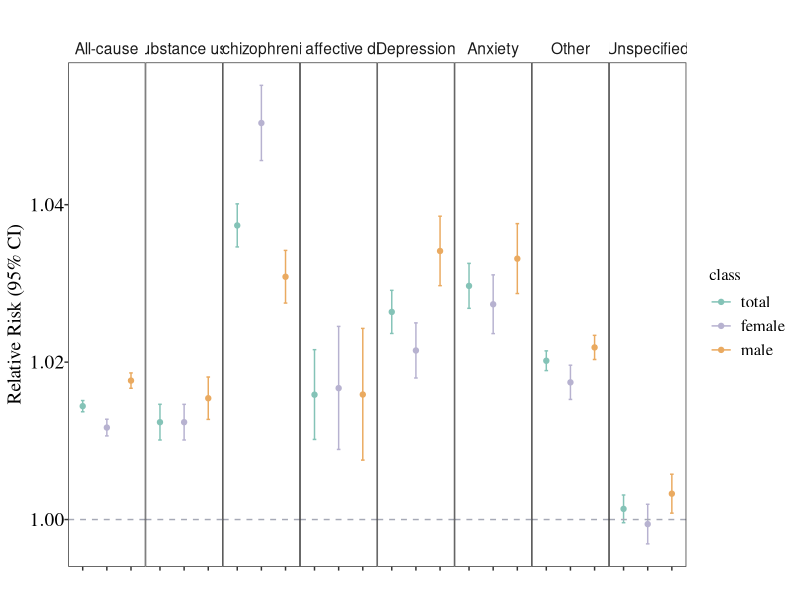
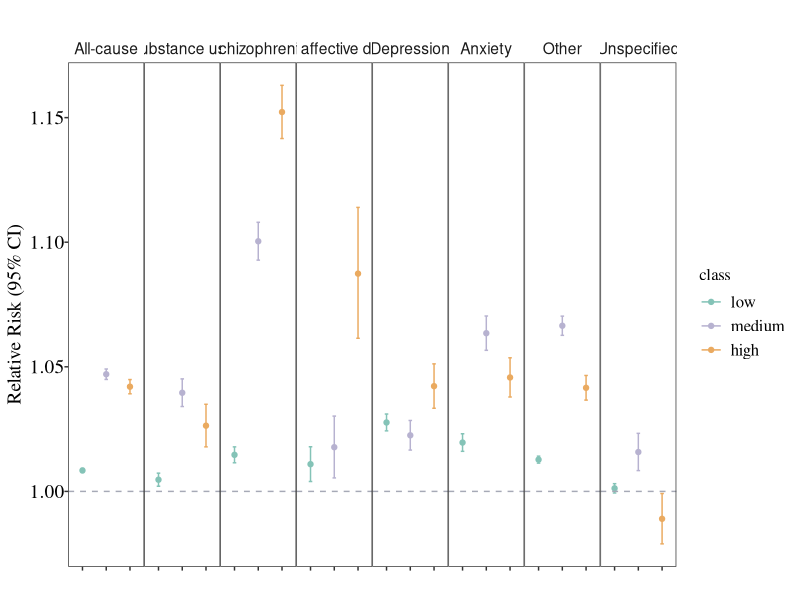
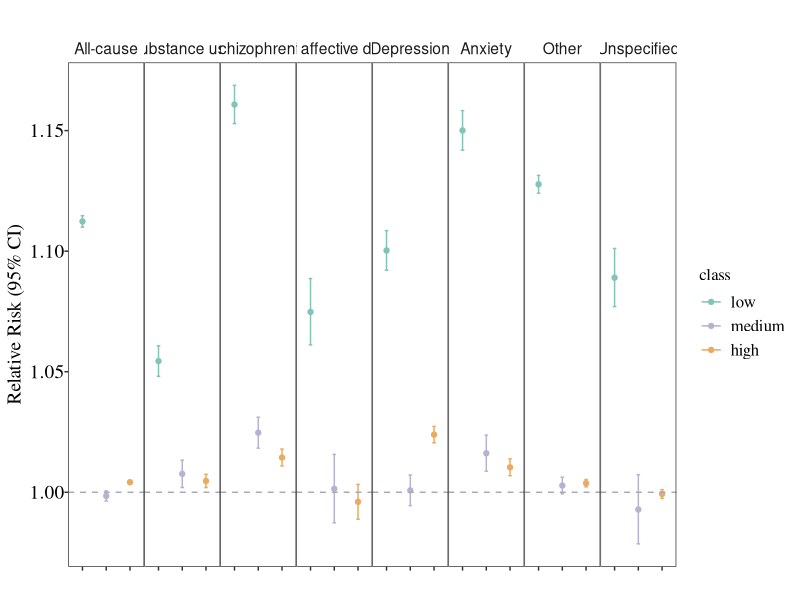
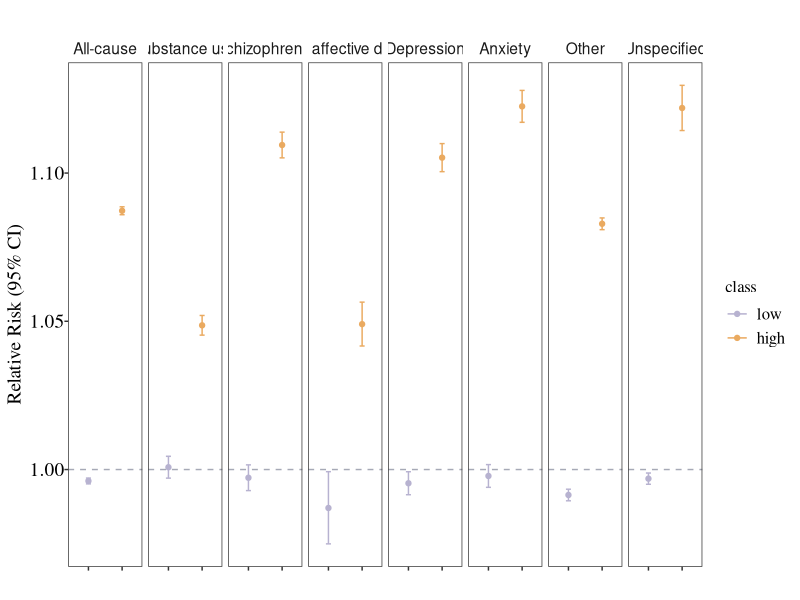
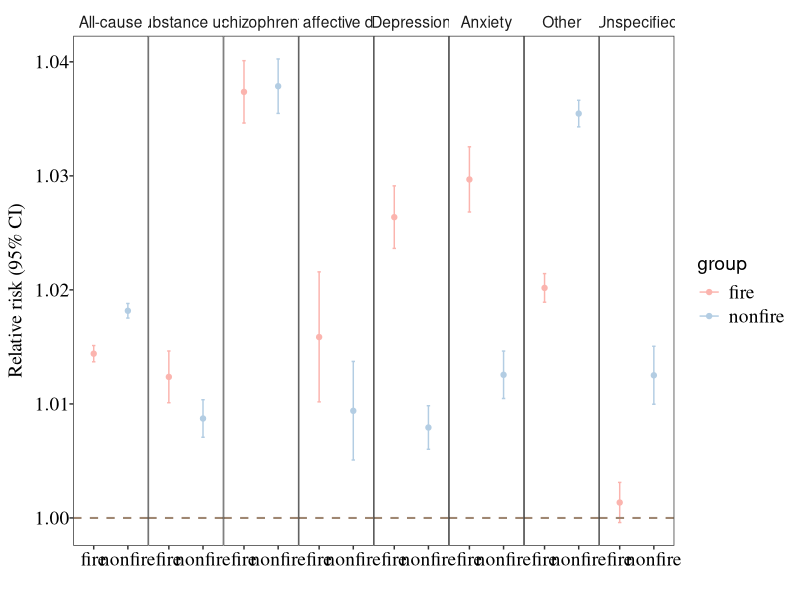
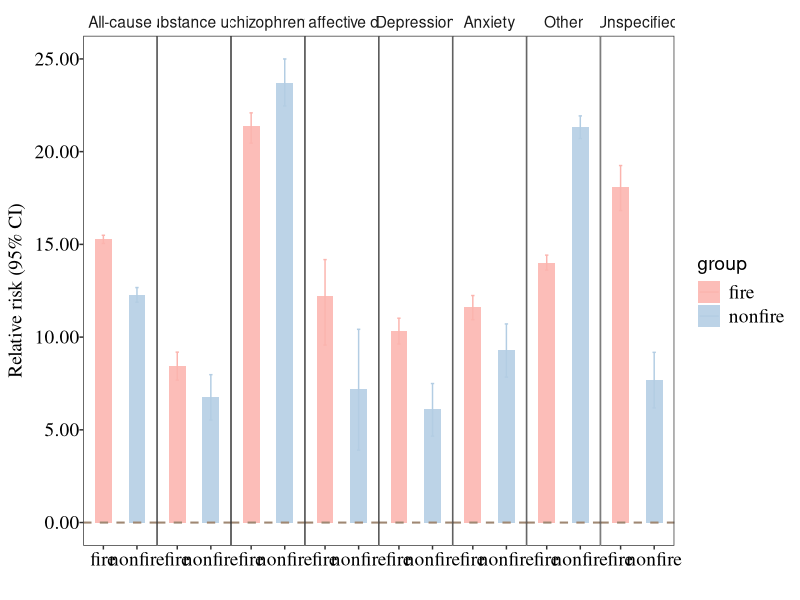

Generate these figures, in order, with R:
library(tidyverse)
library(ggplot2)
library(dplyr)


# Figure 2
Fig2 <- read_csv("Figure_2.csv")
Fig2_A <- Fig2 %>%
  filter(subgroup %in% c("total","sex"))
Fig2_A$class <- factor(Fig2_A$class, levels = c("total","female","male"))

group.colors <- c(`total` = "#84C3B7", `female` = "#B7B2D0", `male` ="#EAAA60")

## panel a
panel_A <- ggplot(Fig2_A,aes(x=subgroup, y = RR,color = class,group = class)) +
  facet_grid(~factor(outcome, levels = c("All-cause","Substance use","Schizophrenia","Bipolar affective disorder","Depression","Anxiety",
                                         "Other","Unspecified")))+
  geom_errorbar(aes(x=class, ymin=RRlow,ymax=RRhigh,group = class),width = 0.15,position = position_dodge(width = 0.01),size = 0.5)+
  geom_point(aes(x = class, y = RR,group = class),position = position_dodge(width = 0.01),size = 1.5)+
  geom_hline(aes(yintercept=1),linetype="dashed",color = "#A6A9B6") +
  ggtitle('')+
  xlab("")+
  ylab("Relative Risk (95% CI)")+
  theme_bw()+
  scale_color_manual(values =group.colors)+
  theme(text = element_text(size=14),
        plot.title=element_text(size=15,face = "bold",family = 'serif'),
        axis.text = element_text(size = 14,colour = "black",family = 'serif'),
        axis.text.x = element_blank(),
        axis.title.x  = element_text(size = 14,colour = "black",family = 'serif'),
        axis.title.y  = element_text(size = 14,colour = "black",family = 'serif'),
        axis.title.y.right = element_blank(), ## from here
        axis.text.y.right = element_blank(),
        axis.text.y = element_text(margin = margin(r = 0)),
        panel.spacing = unit(0, "mm"),
        strip.background = element_blank(), ## to here is used to customize the panel border when using facet_grid
        legend.text = element_text(size = 12,colour = "black",family = 'serif'),
        legend.title = element_text(size = 12,colour = "black",family = 'serif'),
        plot.background = element_blank(),
        panel.grid.major = element_blank(),
        panel.grid.minor = element_blank())
panel_A


## panel b
Fig2_B <- Fig2 %>%
  filter(subgroup %in% c("built-up ratio"))
Fig2_B$class <- factor(Fig2_B$class, levels = c("low","medium","high"))
group.colors <- c(`low` = "#84C3B7", `medium` = "#B7B2D0", `high` ="#EAAA60")

panel_B <- ggplot(Fig2_B,aes(x=class, y = RR,color = class,group = class)) +
  facet_grid(~factor(outcome, levels = c("All-cause","Substance use","Schizophrenia","Bipolar affective disorder","Depression","Anxiety",
                                         "Other","Unspecified")))+
  geom_errorbar(aes(x=class, ymin=RRlow,ymax=RRhigh,group = class),width = 0.15,position = position_dodge(width = 0.01),size = 0.5)+
  geom_point(aes(x = class, y = RR,group = class),position = position_dodge(width = 0.01),size = 1.5)+
  geom_hline(aes(yintercept=1),linetype="dashed",color = "#A6A9B6") +
  ggtitle('')+
  xlab("")+
  ylab("Relative Risk (95% CI)")+
  theme_bw()+
  scale_color_manual(values =group.colors)+
  theme(text = element_text(size=14),
        plot.title=element_text(size=15,face = "bold",family = 'serif'),
        axis.text = element_text(size = 14,colour = "black",family = 'serif'),
        axis.text.x = element_blank(),
        axis.title.x  = element_text(size = 14,colour = "black",family = 'serif'),
        axis.title.y  = element_text(size = 14,colour = "black",family = 'serif'),
        axis.title.y.right = element_blank(), ## from here
        axis.text.y.right = element_blank(),
        axis.text.y = element_text(margin = margin(r = 0)),
        panel.spacing = unit(0, "mm"),
        strip.background = element_blank(), ## to here is used to customize the panel border when using facet_grid
        legend.text = element_text(size = 12,colour = "black",family = 'serif'),
        legend.title = element_text(size = 12,colour = "black",family = 'serif'),
        plot.background = element_blank(),
        panel.grid.major = element_blank(),
        panel.grid.minor = element_blank())
panel_B


## panel c
Fig2_C <- Fig2 %>%
  filter(subgroup %in% c("GDP"))
Fig2_C$class <- factor(Fig2_C$class, levels = c("low","medium","high"))
group.colors <- c(`low` = "#84C3B7", `medium` = "#B7B2D0", `high` ="#EAAA60")

panel_C <- ggplot(Fig2_C,aes(x=class, y = RR,color = class,group = class)) +
  facet_grid(~factor(outcome, levels = c("All-cause","Substance use","Schizophrenia","Bipolar affective disorder","Depression","Anxiety",
                                         "Other","Unspecified")))+
  geom_errorbar(aes(x=class, ymin=RRlow,ymax=RRhigh,group = class),width = 0.15,position = position_dodge(width = 0.01),size = 0.5)+
  geom_point(aes(x = class, y = RR,group = class),position = position_dodge(width = 0.01),size = 1.5)+
  geom_hline(aes(yintercept=1),linetype="dashed",color = "#A6A9B6") +
  ggtitle('')+
  xlab("")+
  ylab("Relative Risk (95% CI)")+
  theme_bw()+
  scale_color_manual(values =group.colors)+
  theme(text = element_text(size=14),
        plot.title=element_text(size=15,face = "bold",family = 'serif'),
        axis.text = element_text(size = 14,colour = "black",family = 'serif'),
        axis.text.x = element_blank(),
        axis.title.x  = element_text(size = 14,colour = "black",family = 'serif'),
        axis.title.y  = element_text(size = 14,colour = "black",family = 'serif'),
        axis.title.y.right = element_blank(), ## from here
        axis.text.y.right = element_blank(),
        axis.text.y = element_text(margin = margin(r = 0)),
        panel.spacing = unit(0, "mm"),
        strip.background = element_blank(), ## to here is used to customize the panel border when using facet_grid
        legend.text = element_text(size = 12,colour = "black",family = 'serif'),
        legend.title = element_text(size = 12,colour = "black",family = 'serif'),
        plot.background = element_blank(),
        panel.grid.major = element_blank(),
        panel.grid.minor = element_blank())
panel_C


## panel d
Fig2_D <- Fig2 %>%
  filter(subgroup %in% c("nonfire"))
Fig2_D$class <- factor(Fig2_D$class, levels = c("low","high"))
group.colors <- c(`low` = "#B7B2D0", `high` ="#EAAA60")

panel_D <- ggplot(Fig2_D,aes(x=class, y = RR,color = class,group = class)) +
  facet_grid(~factor(outcome, levels = c("All-cause","Substance use","Schizophrenia","Bipolar affective disorder","Depression","Anxiety",
                                         "Other","Unspecified")))+
  geom_errorbar(aes(x=class, ymin=RRlow,ymax=RRhigh,group = class),width = 0.15,position = position_dodge(width = 0.01),size = 0.5)+
  geom_point(aes(x = class, y = RR,group = class),position = position_dodge(width = 0.01),size = 1.5)+
  geom_hline(aes(yintercept=1),linetype="dashed",color = "#A6A9B6") +
  ggtitle('')+
  xlab("")+
  ylab("Relative Risk (95% CI)")+
  theme_bw()+
  scale_color_manual(values =group.colors)+
  theme(text = element_text(size=14),
        plot.title=element_text(size=15,face = "bold",family = 'serif'),
        axis.text = element_text(size = 14,colour = "black",family = 'serif'),
        axis.text.x = element_blank(),
        axis.title.x  = element_text(size = 14,colour = "black",family = 'serif'),
        axis.title.y  = element_text(size = 14,colour = "black",family = 'serif'),
        axis.title.y.right = element_blank(), ## from here
        axis.text.y.right = element_blank(),
        axis.text.y = element_text(margin = margin(r = 0)),
        panel.spacing = unit(1.5, "mm"),
        strip.background = element_blank(), ## to here is used to customize the panel border when using facet_grid
        legend.text = element_text(size = 12,colour = "black",family = 'serif'),
        legend.title = element_text(size = 12,colour = "black",family = 'serif'),
        plot.background = element_blank(),
        panel.grid.major = element_blank(),
        panel.grid.minor = element_blank())
panel_D



# Figure 3
compare <- read_csv("Figure_3.csv")
compare$outcome <- factor(compare$outcome, levels = c("All-cause","Substance use","Schizophrenia","Bipolar affective disorder","Depression","Anxiety",
                                                      "Other","Unspecified"))

# panel b
scaleFUN <- function(x) sprintf("%.2f", x)
compare_mid <- compare[compare$class %in% c("RR"),]

panel_B <- ggplot(compare_mid,aes(x = group)) + 
  geom_errorbar(aes(ymin = estimate_low, ymax = estimate_high, color = group),width = 0.1,position = position_dodge(width = 0.2),size = 0.5)+
  geom_point(aes(x = group, y = estimate, color = group))+
  facet_wrap(~outcome,ncol = 8) +
  xlab('')+
  ylab(expression("Relative risk (95% CI)"))+
  scale_y_continuous(labels=scaleFUN) + 
  scale_fill_brewer(palette = "Pastel1")+
  scale_color_brewer(palette = "Pastel1")+
  geom_hline(yintercept = 1.000, color = "#9F8772", linetype = "dashed",size = 0.7)+
  theme_bw()+
  theme(text = element_text(size=14),
        plot.title=element_text(size=15,face = "bold",family = 'serif'),
        axis.text = element_text(size = 14,colour = "black",family = 'serif'),
        axis.title.x  = element_text(size = 14,colour = "black",family = 'serif'),
        axis.title.y  = element_text(size = 14,colour = "black",family = 'serif'),
        legend.text = element_text(size = 14,colour = "black",family = 'serif'),
        axis.title.y.right = element_blank(), ## from here
        axis.text.y.right = element_blank(),
        axis.text.y = element_text(margin = margin(r = 0)),
        panel.spacing = unit(0, "mm"),
        strip.background = element_blank(), ## to here is used to customize the panel border when using facet_grid
        plot.background = element_blank(),
        panel.grid.major = element_blank(),
        panel.grid.minor = element_blank())  
panel_B


# panel c
compare_mid <- compare[compare$class %in% c("AF"),]
panel_C <- ggplot(compare_mid,aes(x = group)) + 
  geom_bar(aes(x = group, y = estimate, fill = group),width = 0.5,alpha = 0.88,stat="identity") + 
  geom_errorbar(aes(ymin = estimate_low, ymax = estimate_high, color = group),width = 0.1,position = position_dodge(width = 0.2),size = 0.5)+
  facet_wrap(~outcome,ncol = 8) +
  xlab('')+
  ylab(expression("Relative risk (95% CI)"))+
  scale_y_continuous(labels=scaleFUN) +
  scale_fill_brewer(palette = "Pastel1")+
  scale_color_brewer(palette = "Pastel1")+
  geom_hline(yintercept = 0.000, color = "#9F8772", linetype = "dashed",size = 0.7)+
  theme_bw()+
  theme(text = element_text(size=14),
        plot.title=element_text(size=15,face = "bold",family = 'serif'),
        axis.text = element_text(size = 14,colour = "black",family = 'serif'),
        axis.title.x  = element_text(size = 14,colour = "black",family = 'serif'),
        axis.title.y  = element_text(size = 14,colour = "black",family = 'serif'),
        legend.text = element_text(size = 14,colour = "black",family = 'serif'),
        axis.title.y.right = element_blank(), ## from here
        axis.text.y.right = element_blank(),
        axis.text.y = element_text(margin = margin(r = 0)),
        panel.spacing = unit(0, "mm"),
        strip.background = element_blank(), ## to here is used to customize the panel border when using facet_grid
        plot.background = element_blank(),
        panel.grid.major = element_blank(),
        panel.grid.minor = element_blank())
panel_C

